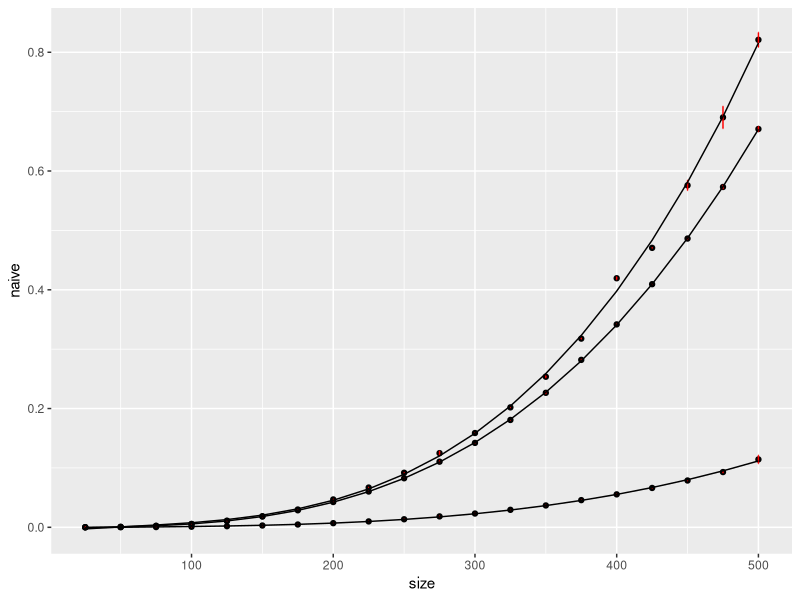

This figure's R source:
setwd("/home/jakubik/Studia/mownit/lab5/")
results = read.csv("matrix_multiplication_O0.csv")

avg_results = aggregate( cbind(naive,better,blas) ~ size, data=results, FUN=mean)
avg_results$naive_sd = aggregate(naive ~ size, data=results, FUN=sd)$naive
avg_results$better_sd = aggregate(better ~ size, data=results, FUN=sd)$better
avg_results$blas_sd = aggregate(blas ~ size, data=results, FUN=sd)$blas

library("ggplot2")

fit = lm(naive ~ poly(as.vector(avg_results[["size"]]), 3, raw=TRUE), data=avg_results)
newdata = data.frame(x = avg_results[["size"]])
newdata$y = predict(fit, newdata)

fit2 = lm(better ~ poly(avg_results[["size"]], 3, raw=TRUE), data=avg_results)
newdata2 = data.frame(x = avg_results[["size"]])
newdata2$y = predict(fit2, newdata2)

fit3 = lm(blas ~ poly(as.vector(avg_results[["size"]]), 3, raw=TRUE), data=avg_results)
newdata3 = data.frame(x = avg_results[["size"]])
newdata3$y = predict(fit3, newdata3)

ggplot() +
geom_point(data = avg_results, aes(size,naive)) +
geom_point(data = avg_results, aes(size,better)) + 
geom_point(data = avg_results, aes(size,blas)) +
geom_errorbar(
  data = avg_results,
  aes(size, naive, ymin = naive - naive_sd, ymax = naive + naive_sd),
  colour = 'red',
  width = 0.4
) +
geom_errorbar(
  data = avg_results,
  aes(size, better, ymin = better - better_sd, ymax = better + better_sd),
  colour = 'red',
  width = 0.4
) +
geom_errorbar(
  data = avg_results,
  aes(size, blas, ymin = blas - blas_sd, ymax = blas + blas_sd),
  colour = 'red',
  width = 0.4
) +
geom_line(data=newdata, aes(x,y)) +
geom_line(data=newdata2, aes(x,y)) +
geom_line(data=newdata3, aes(x,y))

